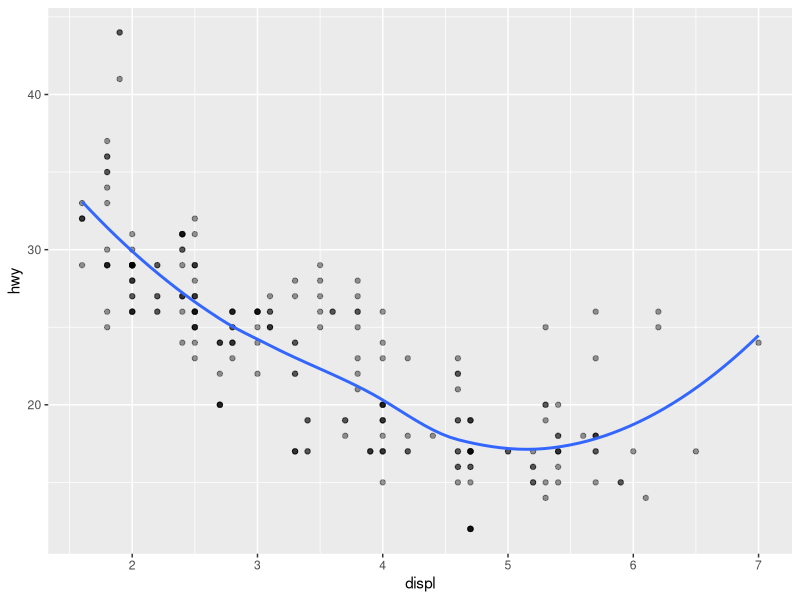
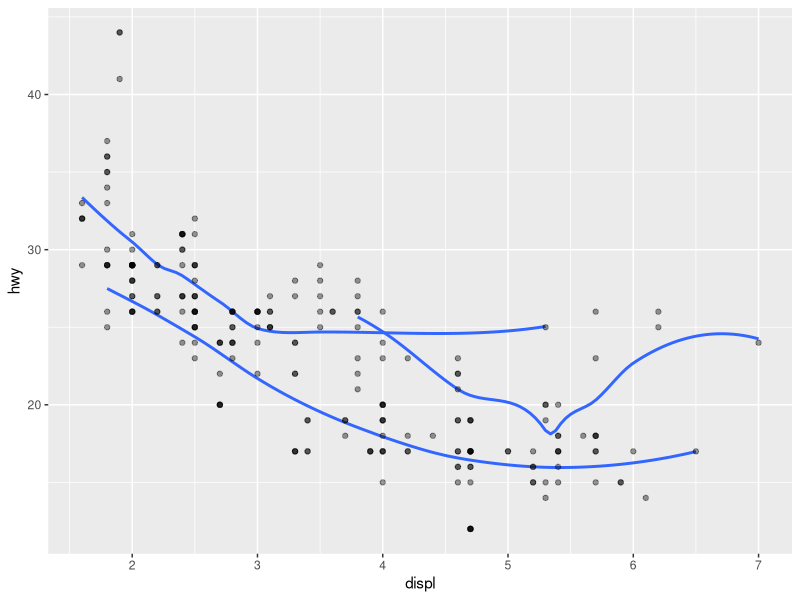
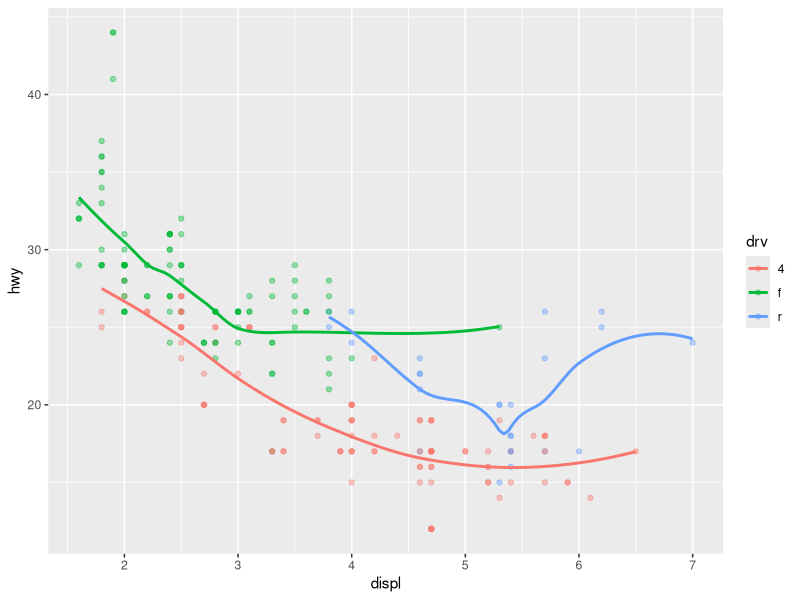
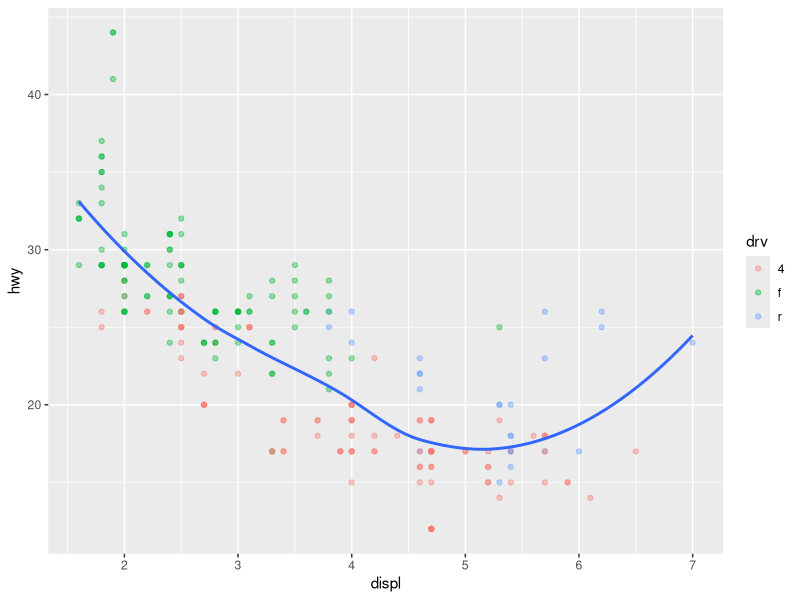
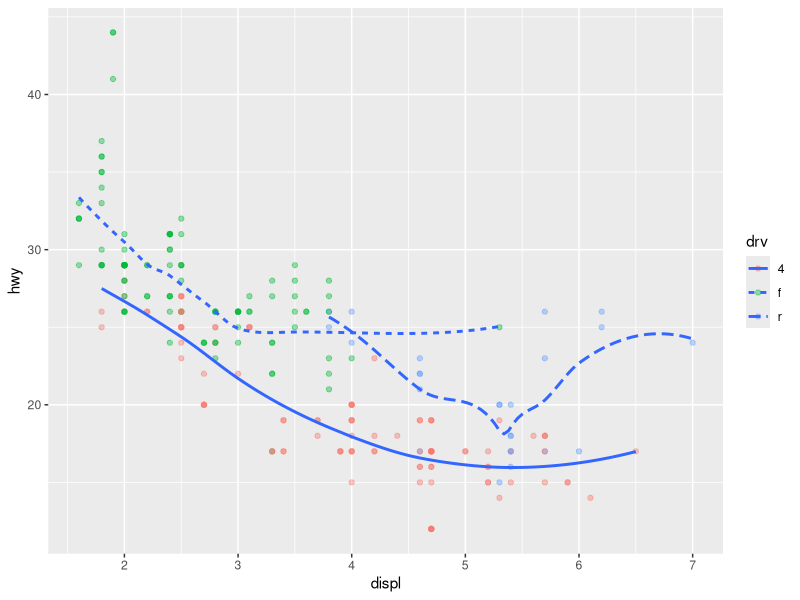
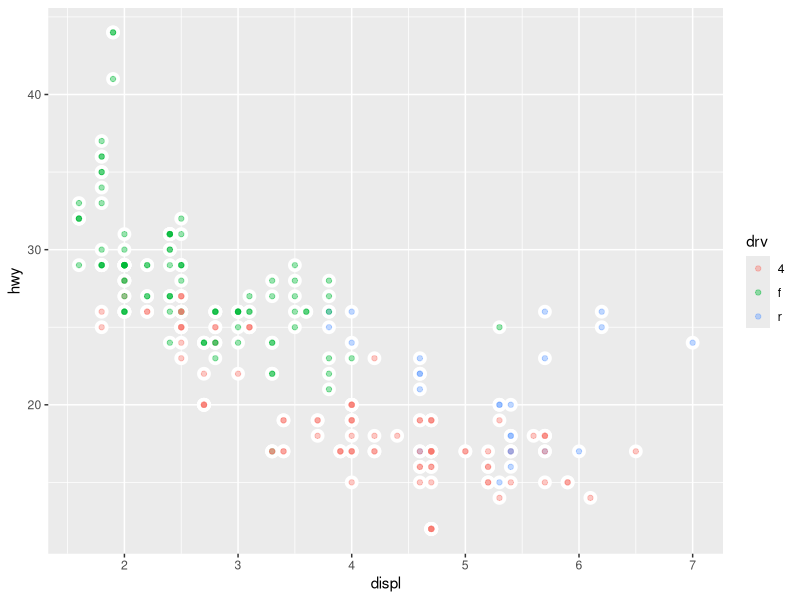

Reproduce these figures in R, in order.
## ---- chunk 1
#| include: false

library(knitr)
library(rmarkdown)
library(tidyverse)
library(skimr)
## ---- chunk 2
ggplot(mpg, aes(x = displ, y = hwy)) +
  geom_point(alpha = .4) +
  geom_smooth(se = FALSE)
## ---- chunk 3

ggplot(mpg, aes(x = displ, y = hwy)) +
  geom_smooth(mapping = aes(group = drv), se = FALSE) +
  geom_point(alpha = .4)

## ---- chunk 4

ggplot(mpg, aes(x = displ, y = hwy, color = drv)) +
  geom_point(alpha = .4) +
  geom_smooth(se = FALSE)

## ---- chunk 5

ggplot(mpg, aes(x = displ, y = hwy)) +
  geom_point(aes(color = drv), alpha = .4) +
  geom_smooth(se = FALSE)

## ---- chunk 6

ggplot(mpg, aes(x = displ, y = hwy)) +
  geom_point(aes(color = drv), alpha = .4) +
  geom_smooth(aes(linetype = drv), se = FALSE)

## ---- chunk 7
ggplot(mpg, aes(x = displ, y = hwy)) +
  geom_point(size = 4, color = "white") +
  geom_point(aes(color = drv), alpha = .4)
